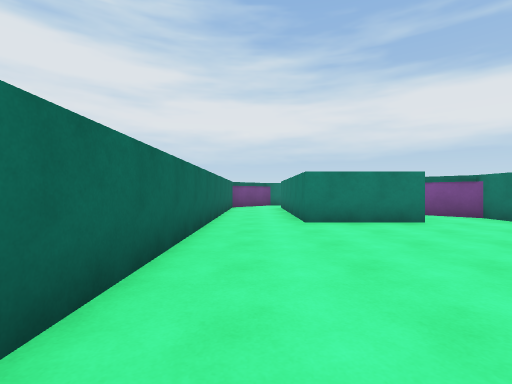
View 1 (above)

18 first-person views from a walk through a Unity game level. The camera is 1.2 m above the floor, looks level and sees 85° across. The floor is counted in squares, 2 m on a side. Each view is taken from the middle of a square. On the plan, view 1 faces up. The plan holds only what a view shows up to about 9 squares ahead; the rest is blank. The place goes on beyond the plan. The player is left out.

View 2
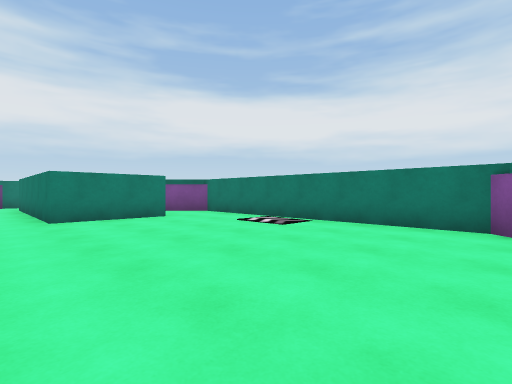

View 3
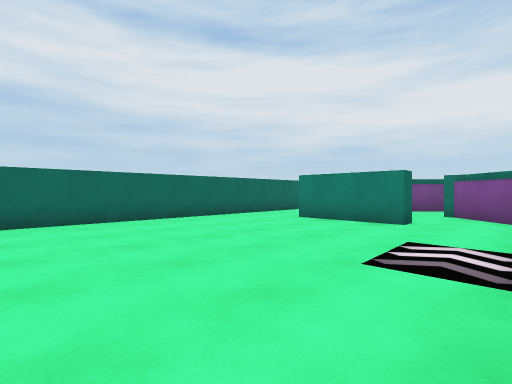

View 4
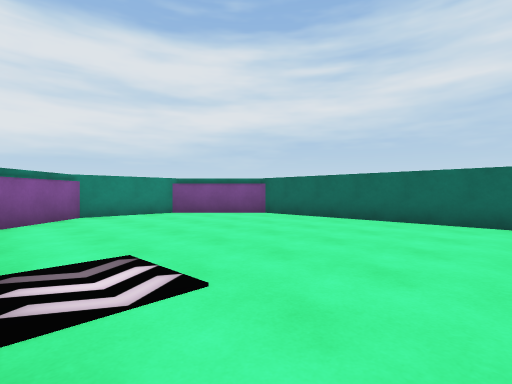

View 5
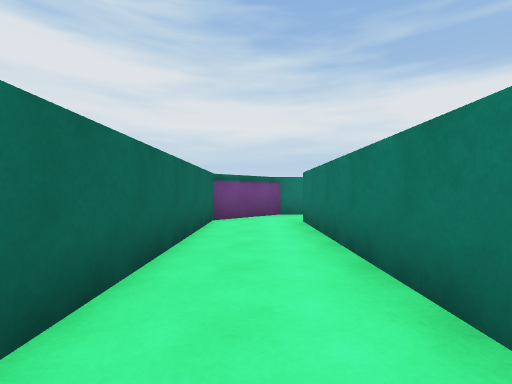

View 6
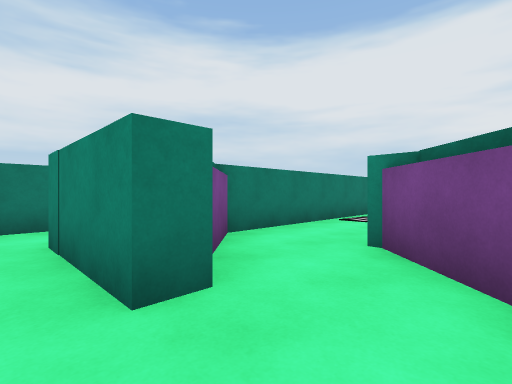

View 7
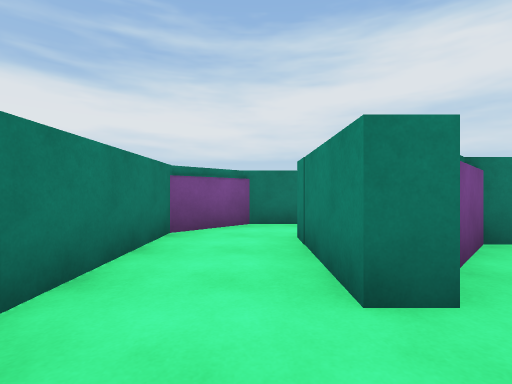

View 8
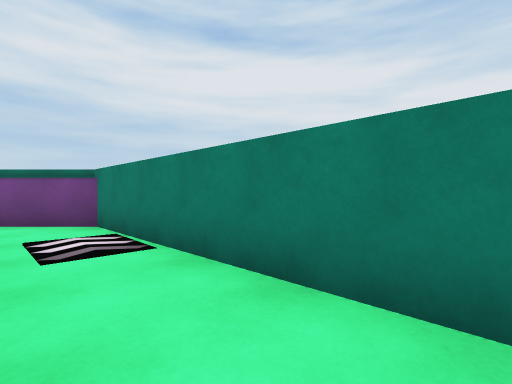

View 9
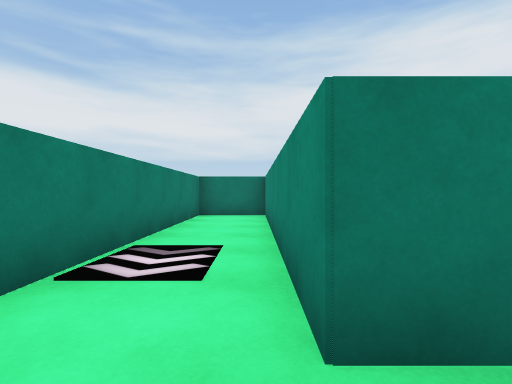

View 10
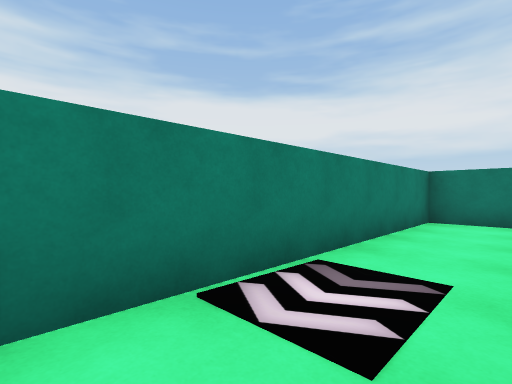

View 11
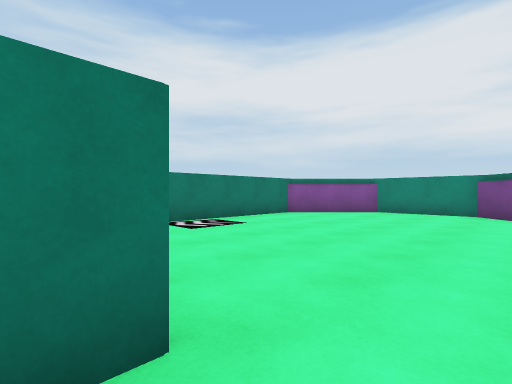

View 12
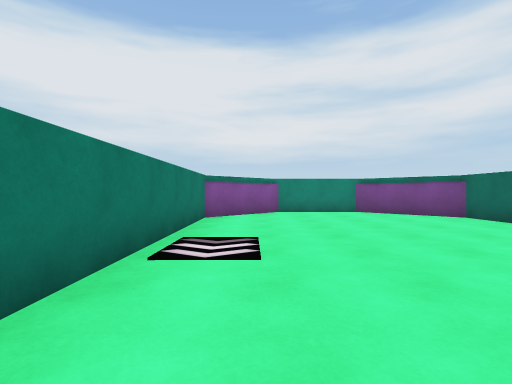

View 13
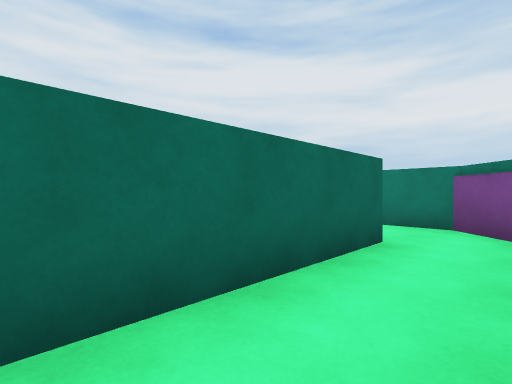

View 14
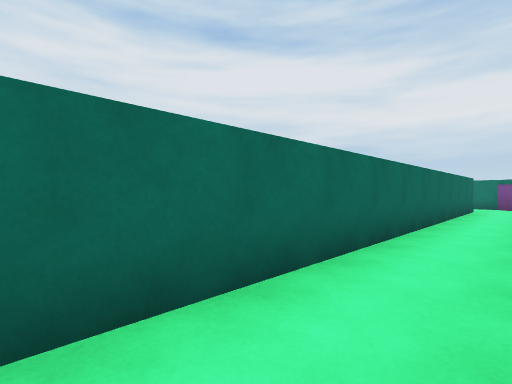

View 15
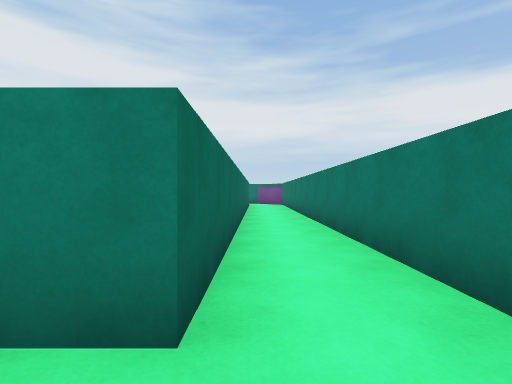

View 16
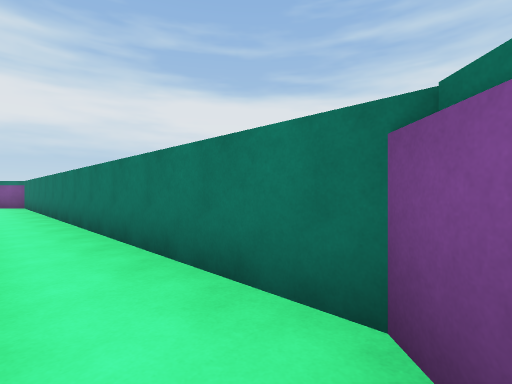

View 17
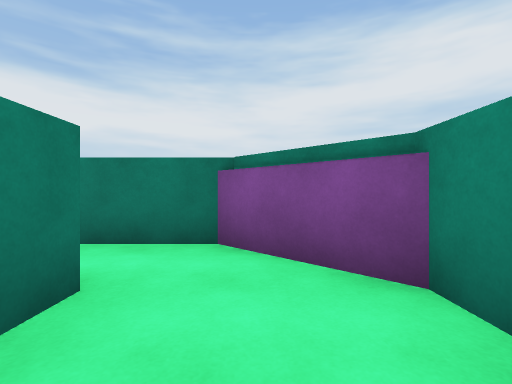

View 18
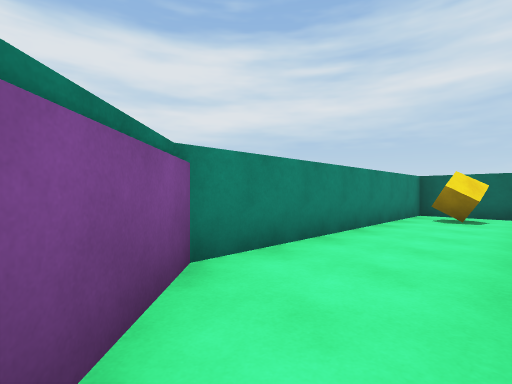

### Floor plan
Ten units are one square. View 1 is at (0, 0); x grows to the right and y downward. Boxes are objects, and circles mark ways between rooms. Rooms are numbered by the first view taken in them; rooms with no view inside come last. Other rooms are left out.
<svg viewBox="-14 -130 91 186">
<path fill="none" stroke="#000" d="M33 -58 33 -55 10 -55 10 -108M1 -119 -9 -109 -9 5 10 24 33 24 52 5 52 -64 36 -80M34 -79 34 -84M21 -70 33 -58M30 -102 23 -95M10 -108 66 -108M72 -108 72 -125 7 -125 1 -119M72 36 72 -66M57 -64 57 29M57 29 50 29M-9 32 -9 51 57 51 72 36M72 -66 72 -91 61 -103 34 -103M34 -84 57 -84 57 -64"/>
<rect x="-5" y="35" width="10" height="10" fill="#bbb"><title>cube</title></rect>
<circle cx="40" cy="-70" r="3" fill="#2a7"/>
<circle cx="0" cy="-110" r="3" fill="#2a7"/>
<circle cx="45" cy="-90" r="3" fill="#2a7"/>
<circle cx="60" cy="40" r="3" fill="#2a7"/>
<circle cx="70" cy="-60" r="3" fill="#2a7"/>
<text x="20" y="-30">1</text>
<text x="30" y="-80">2</text>
<text x="40" y="-120">3</text>
<text x="70" y="-10">4</text>
<text x="30" y="40">5</text>
<text x="60" y="-80">6</text>
</svg>
Room 1 opens to room 2. Room 1 opens to room 3. Room 2 opens to room 6. Room 4 opens to room 5. Room 4 opens to room 6.

Where each view was taken, in squares from view 1:
view 1: 0 up, 0 right, facing up
view 2: 1 down, 0 right, facing up-right
view 3: 0 up, 5 right, facing up-left
view 4: 5 up, 5 right, facing down-left
view 5: 5 up, 0 right, facing up
view 6: 9 up, 2 right, facing down-right
view 7: 9 up, 2 right, facing right
view 8: 11 up, 6 right, facing up-left
view 9: 11 up, 0 right, facing right
view 10: 11 up, 1 right, facing up-right
view 11: 6 up, 0 right, facing down-right
view 12: 6 up, 4 right, facing down
view 13: 5 up, 7 right, facing up-left
view 14: 2 down, 7 right, facing up-left
view 15: 4 down, 6 right, facing up
view 16: 4 down, 6 right, facing up-right
view 17: 4 down, 4 right, facing right
view 18: 3 down, 7 right, facing down-left
